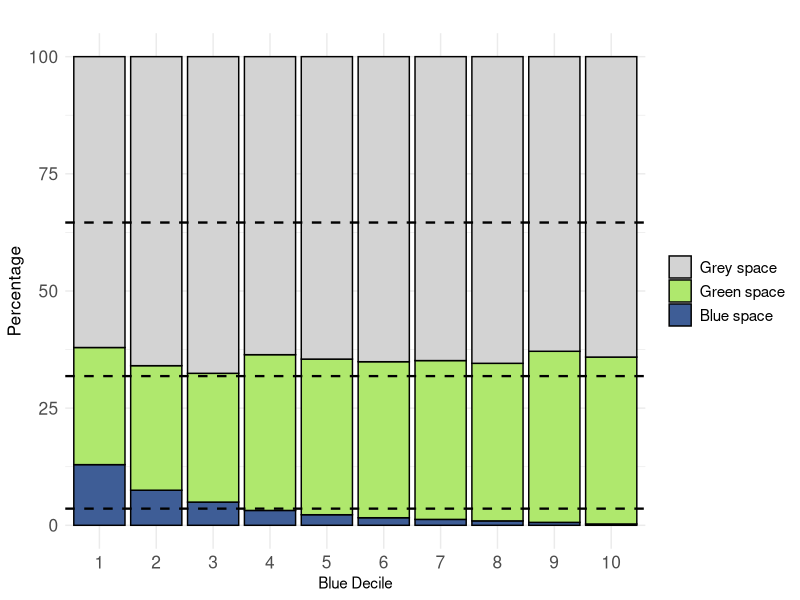
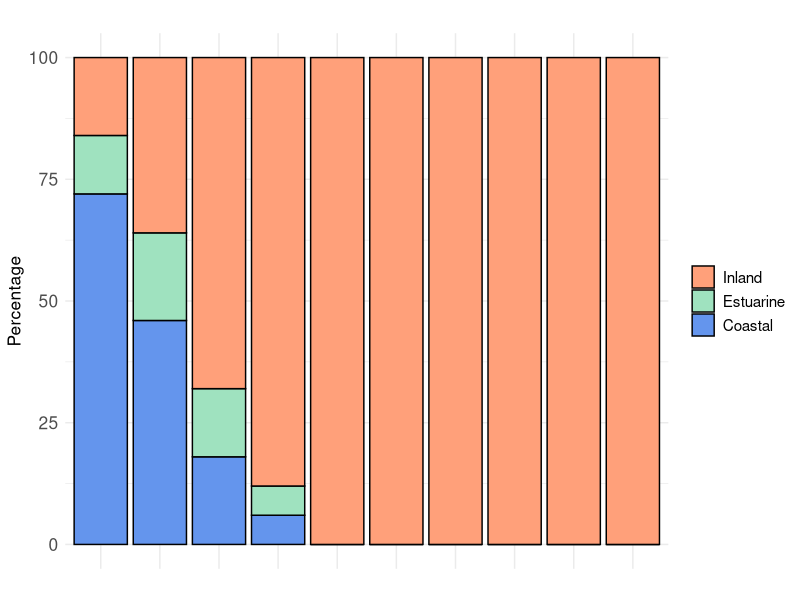
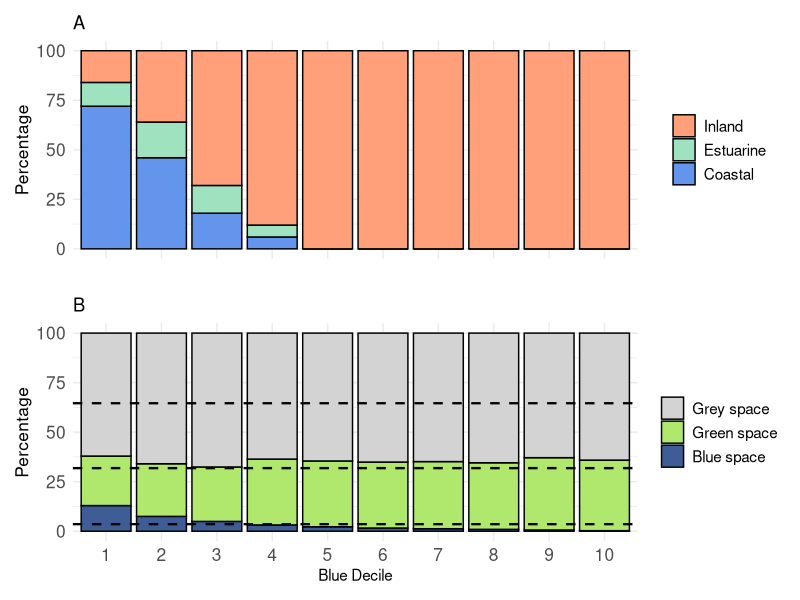
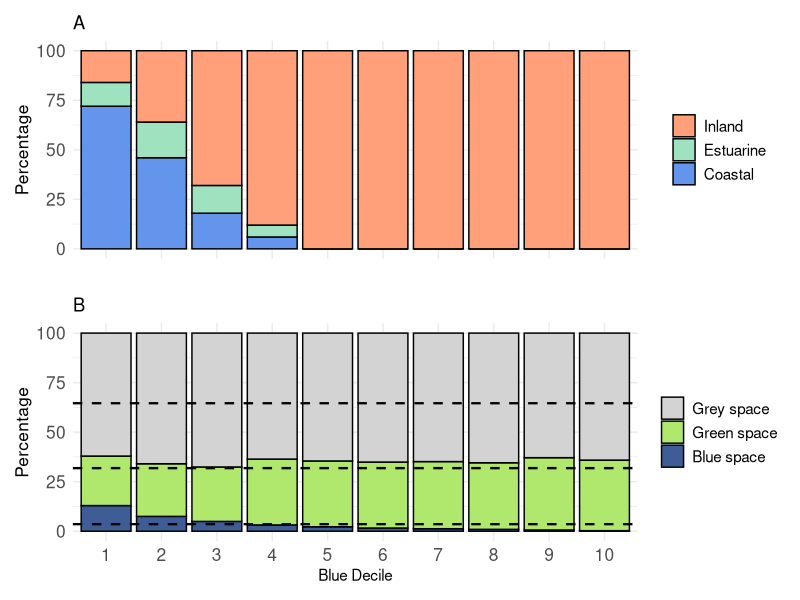

Reproduce these figures in R, in order.
## ---- chunk 1
library(readr)
library(ggplot2)
library(reshape2)
library(ggsignif)
library(ggpubr)
library(patchwork)
library(dplyr)
library(psych)
## ---- chunk 2
#setwd("")
getwd()
## ---- chunk 3
df <- read_csv("blue_decile.csv",
               show_col_types = FALSE)
## ---- chunk 4
numeric_summary <- df %>%
  summarise(across(where(is.numeric), list(mean = mean, sd = sd, min = min, max = max), na.rm = TRUE))
print(numeric_summary)
#
describe(df)
## ---- chunk 5
# Reshape the data for plotting
data_long <- melt(df, id.vars = 'Blue decile', variable.name = "Space_type", value.name = "Percentage")

# Reorder the levels to ensure Blue space is at the bottom, then Green space, then Grey space
data_long$Space_type <- factor(data_long$Space_type, levels = c("Grey space", "Green space", "Blue space"))

# Calculate overall averages for each space type
average_values <- aggregate(Percentage ~ Space_type, data_long, mean)

# Define line types for each space type
line_types <- c("Grey space" = "dashed", "Green space" = "dashed", "Blue space" = "dashed")

# Define line thickness
line_thickness <- 0.8

# Create the stacked column plot
p1 <- ggplot(data_long, aes(x = factor(`Blue decile`), y = Percentage, fill = Space_type)) +
  geom_col(position = "stack", colour = "black") +
  scale_fill_manual(values = c("Blue space" = "#3e5d96", "Green space" = "#AFE86D", "Grey space" = "lightgrey")) +
  theme_minimal() +
  labs(title = "",
       x = "Blue Decile",
       y = "Percentage",
       fill = "Space Type") +
  theme(legend.title = element_blank(),
        legend.text = element_text(size = 11),
        axis.title.y = element_text(size = 12.5),
         axis.text.y = element_text(size = 12.5),
         axis.text.x = element_text(size = 12.5),
        )


# Add horizontal lines for overall averages with specified line types, black color, and adjustable thickness
for(i in 1:nrow(average_values)) {
  p1 <- p1 + geom_hline(yintercept = average_values$Percentage[i], 
                        linetype = line_types[average_values$Space_type[i]], 
                        color = "black", 
                        size = line_thickness)
}

# Print the plot
print(p1)
## ---- chunk 6
class <- read_csv("class_deciles.csv",
               show_col_types = FALSE)
View(class)
## ---- chunk 7
# Reshape the data for plotting
data_long <- melt(class, id.vars = 'Blue decile', variable.name = "Space_type", value.name = "Percentage")

# Reorder the levels to ensure Blue space is at the bottom, then Green space, then Grey space
data_long$Space_type <- factor(data_long$Space_type, levels = c("Inland","Estuarine","Coastal"))

# Create the stacked column plot
p2 <- ggplot(data_long, aes(x = factor(`Blue decile`), y = Percentage, fill = Space_type)) +
  geom_col(position = "stack", colour = "black") +
  scale_fill_manual(values = c("Coastal" = "#6495ED", "Inland" = "#FFA07A", "Estuarine" = "#9FE2BF")) +
  theme_minimal()+
  labs(title = "",
       x = "",
       y = "Percentage",
       fill = "Space Type") +
  theme(legend.title = element_blank(),
        legend.text = element_text(size = 11),
         axis.text.x = element_blank(),
         axis.title.y = element_text(size = 12.5),
         axis.text.y = element_text(size = 12.5),
        )

print(p2)
## ---- chunk 8
# 
combined_plot <- p2 / p1

combined_plot <- (p2 + ggtitle("A")) / (p1 + ggtitle("B"))

# Print the combined plot
print(combined_plot)

#
ggsave(filename = "stacked_plot.png", plot = combined_plot, dpi = 300)

